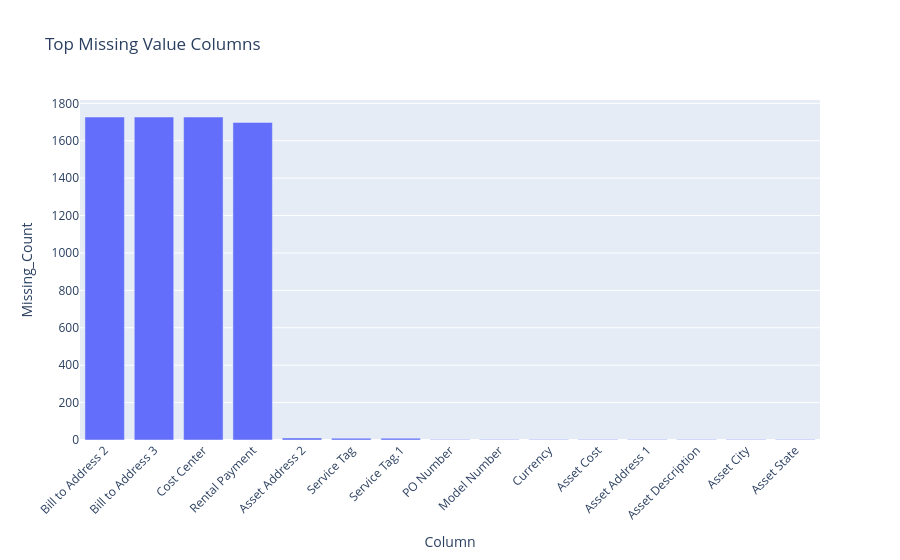

This figure's notebook cell:
### Code cell
missing_df = summary.sort_values("Missing_Count", ascending=False).head(15)
fig = px.bar(missing_df, x="Column", y="Missing_Count", title="Top Missing Value Columns")
fig.update_layout(xaxis_tickangle=-45)
fig.show()

### Figure 1 — Plotly figure (JSON) as saved in the notebook; plotly's stock layout.template omitted (floating-point values rounded to 4 significant figures)
{"data": [{"alignmentgroup": "True", "hovertemplate": "Column=%{x}<br>Missing_Count=%{y}<extra></extra>", "legendgroup": "", "marker": {"color": "#636efa", "pattern": {"shape": ""}}, "name": "", "offsetgroup": "", "orientation": "v", "showlegend": false, "textposition": "auto", "type": "bar", "x": ["Bill to Address 2", "Bill to Address 3", "Cost Center", "Rental Payment", "Asset Address 2", "Service Tag", "Service Tag.1", "PO Number", "Model Number", "Currency", "Asset Cost", "Asset Address 1", "Asset Description", "Asset City", "Asset State"], "xaxis": "x", "y": [1727, 1727, 1727, 1698, 11, 10, 10, 3, 3, 3, 3, 3, 3, 3, 3], "yaxis": "y"}], "layout": {"barmode": "relative", "legend": {"tracegroupgap": 0}, "title": {"text": "Top Missing Value Columns"}, "xaxis": {"anchor": "y", "domain": [0, 1], "tickangle": -45, "title": {"text": "Column"}}, "yaxis": {"anchor": "x", "domain": [0, 1], "title": {"text": "Missing_Count"}}}}
